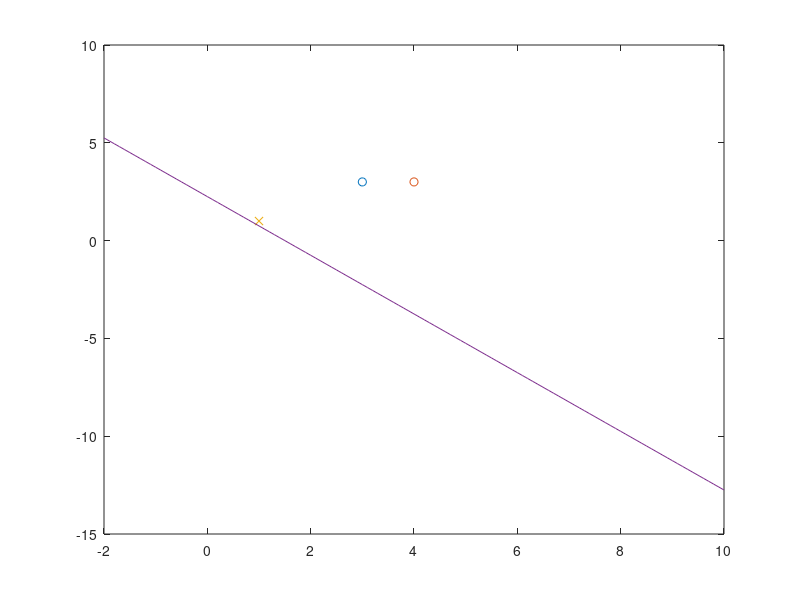

This figure's MATLAB source:
%%perceptron
clc
clear

%load the data
data=load('testSet2.txt');
%Sometimes you do not need too precise data
% data=roundn(data,-1); 
%au.xuyang@qq.com

x=[data(:,1),data(:,2)];
y=data(:,3);
k=length(y);

%plot the data point based on the label
for j=1:k
    if y(j)==1
     plot(x(j,1),x(j,2),'o');
%      L={num2str(j)};
%      text (x(j,1),x(j,2),L);
     hold on
    end
    if y(j)==-1
     plot(x(j,1),x(j,2),'x');
%      L={num2str(j)},
%      text (x(j,1),x(j,2),L);
     hold on
    end 
end     

%initialize the parameters
a=zeros(1,k);
b=0;
sum1=0;
sum2=0;
r=1;
con=0;
t=0;

while con==0
  for j=1:k
     sum1=sum1+a(j)*y(j)*x(j,1); 
     sum2=sum2+a(j)*y(j)*x(j,2);
  end

  for i=1:k
      if y(i)*(sum1*x(i,1)+sum2*x(i,2)+b)<=0
          a(i)=a(i)+r;
          b=b+y(i)*r;
          t=t+1;
      end   
  end
  con=((y(i)*(sum1*x(i,1)+sum2*x(i,2)+b)>0)&&sum2~=0)||t>1000;
end  
 

xt=-2:0.1:10;
yt=(sum1*xt+b)/sum2
plot(xt,yt);
  







